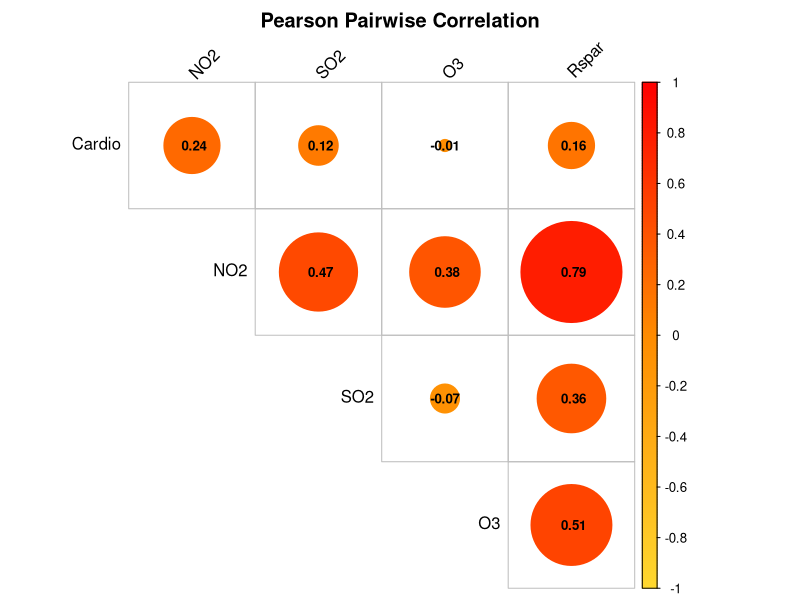
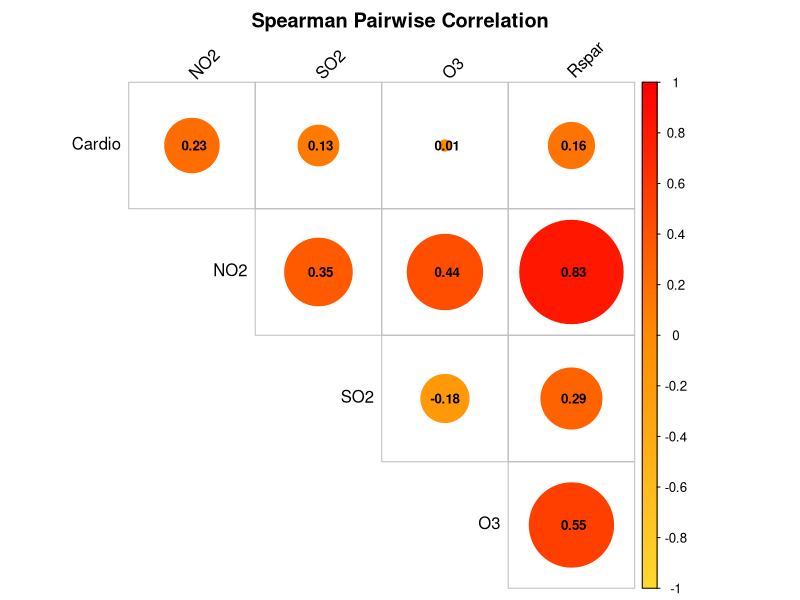

These charts were generated, in order, by the following R code:
################################################################################
################ CORRELATION-BASED NETWORK INFERENCE ###########################
################################################################################

# ============================================================
# Working Directory
# ============================================================

setwd('/Users/gio/Desktop/My Dissertation/Dissertation Focus/Main Version/Different Systems')

# ============================================================
# Required Libraries
# ============================================================

library(dplyr)
library(tidyr)
library(corrplot)

################################################################################
################################################################################

# ============================================================
# CORRELATION-BASED NETWORK INFERENCE
# Pearson and Spearman Correlation
# ============================================================
#
# Purpose:
#   • Provide classical baseline methods for comparison with CIRN
#   • Infer signed but UNDIRECTED associations
#   • Convert associations into directed edges for evaluation
#
# NOTE:
#   Correlation does NOT infer causality or direction.
#   Edges are duplicated in both directions for comparability.
# ============================================================

infer_network_correlation <- function(df, time_col, method = "pearson",
                                      cor_threshold = 0.3,
                                      p_threshold = 0.05) {
  
  # ------------------------------------------------------------
  # 1. Remove time column
  # ------------------------------------------------------------
  
  vars <- setdiff(names(df), time_col)
  data_mat <- df[, vars]
  
  # ------------------------------------------------------------
  # 2. Start runtime measurement
  # ------------------------------------------------------------
  
  start_time <- Sys.time()
  
  # ------------------------------------------------------------
  # 3. Compute correlation matrix
  # ------------------------------------------------------------
  
  cor_matrix <- cor(
    data_mat,
    method = method,
    use = "pairwise.complete.obs"
  )
  
  # ------------------------------------------------------------
  # 4. Compute p-values
  # ------------------------------------------------------------
  
  p_matrix <- matrix(
    NA,
    nrow = length(vars),
    ncol = length(vars),
    dimnames = list(vars, vars)
  )
  
  for (i in seq_along(vars)) {
    for (j in seq_along(vars)) {
      
      if (i == j) next
      
      test <- suppressWarnings(
        cor.test(
          data_mat[[vars[i]]],
          data_mat[[vars[j]]],
          method = method
        )
      )
      
      p_matrix[i, j] <- test$p.value
    }
  }
  
  # ------------------------------------------------------------
  # 5. Edge extraction
  # ------------------------------------------------------------
  
  edges <- data.frame()
  
  for (i in seq_along(vars)) {
    for (j in seq_along(vars)) {
      
      if (i == j) next
      
      r <- cor_matrix[i, j]
      p <- p_matrix[i, j]
      
      if (!is.na(r) &&
          abs(r) >= cor_threshold &&
          p < p_threshold) {
        
        edges <- rbind(
          edges,
          data.frame(
            predictor_set = paste0(method, "_correlation"),
            term = vars[i],
            target = vars[j],
            omega = r,
            odds_ratio = NA,
            sign = sign(r),
            regulation_type = ifelse(
              r > 0,
              "activation",
              "inhibition"
            ),
            rel_strength = abs(r),
            hdi_lower95 = NA,
            hdi_upper95 = NA,
            eti_lower95 = NA,
            eti_upper95 = NA,
            method = paste(method, "correlation")
          )
        )
      }
    }
  }
  
  # ------------------------------------------------------------
  # 6. Stop runtime measurement
  # ------------------------------------------------------------
  
  end_time <- Sys.time()
  
  runtime_seconds <- as.numeric(
    difftime(end_time, start_time, units = "secs")
  )
  
  message(
    "⏱ ", method, " correlation runtime: ",
    round(runtime_seconds, 4),
    " seconds"
  )
  
  return(list(
    edges = edges,
    runtime = runtime_seconds,
    cor_matrix = cor_matrix,
    p_matrix = p_matrix
  ))
}

################################################################################
################################################################################

# ============================================================
# Bubble Correlation Heatmap (like your example)
# ============================================================

plot_correlation_bubble <- function(cor_matrix, method_name = "Correlation") {
  
  corrplot(
    cor_matrix,
    
    method = "circle",           # circles like your figure
    type = "upper",              # upper triangle
    
    addCoef.col = "black",       # numbers inside circles
    number.cex = 0.8,
    
    col = colorRampPalette(
      c("#FFD92F", "#FF8C00", "#FF0000")
    )(200),                      # yellow → orange → red
    
    tl.col = "black",
    tl.srt = 45,
    
    diag = FALSE,
    
    title = paste(method_name, "Pairwise Correlation"),
    mar = c(0,0,2,0)
  )
}

################################################################################
################################################################################

# ============================================================
# Load Dataset
# ============================================================

sim_df <- read.csv("Cardiovascular_Disease.csv") %>%
  na.omit()

time_col <- names(sim_df)[1]

################################################################################
################################################################################

# ============================================================
# Pearson Correlation Network
# ============================================================

pearson_res <- infer_network_correlation(
  df = sim_df,
  time_col = time_col,
  method = "pearson"
)

pearson_edges <- pearson_res$edges
pearson_edges

pearson_cor_mat <- pearson_res$cor_matrix
pearson_cor_mat

pearson_p_mat <- pearson_res$p_matrix
pearson_p_mat

# Pearson bubble heatmap

plot_correlation_bubble(
  pearson_res$cor_matrix,
  "Pearson"
)

################################################################################
################################################################################

# ============================================================
# Spearman Correlation Network
# ============================================================

spearman_res <- infer_network_correlation(
  df = sim_df,
  time_col = time_col,
  method = "spearman"
)

spearman_edges <- spearman_res$edges
spearman_edges

spearman_cor_mat <- spearman_res$cor_matrix
spearman_cor_mat

spearman_p_mat <- spearman_res$p_matrix
spearman_p_mat

# Spearman bubble heatmap

plot_correlation_bubble(
  spearman_res$cor_matrix,
  "Spearman"
)

################################################################################
################################################################################

# ============================================================
# Optional: Save figures for thesis / manuscript
# ============================================================

#pdf("Pearson_Correlation_Bubble.pdf", width = 6, height = 6)

#plot_correlation_bubble(
#  pearson_res$cor_matrix,
#  "Pearson"
#)

#dev.off()


#pdf("Spearman_Correlation_Bubble.pdf", width = 6, height = 6)

#plot_correlation_bubble(
#  spearman_res$cor_matrix,
#  "Spearman"
#)

#dev.off()

################################################################################
############################### ~ END ~ ########################################
################################################################################
